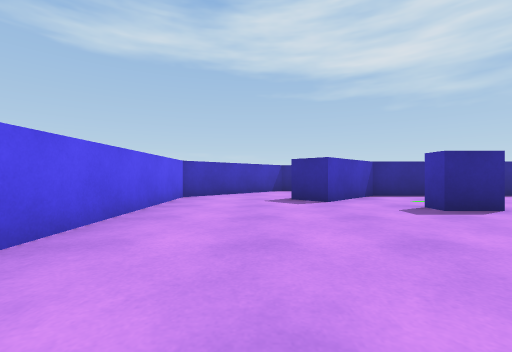
[1] (above)

20 first-person views from a walk through a 3-D level made in the Unity game engine. The camera is 0.58 m above the floor, looks level and sees 90° across. The floor is counted in squares, 1 m on a side. Each view is taken from the middle of a square. On the plan, view 1 faces up. The plan holds only what a view shows up to about 9 squares ahead; the rest is blank.

[2]
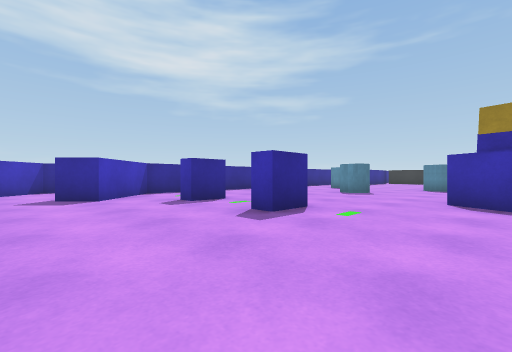

[3]
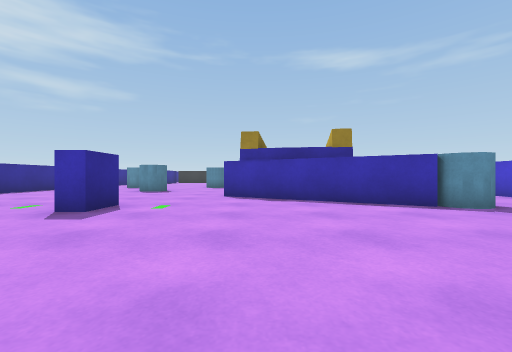

[4]
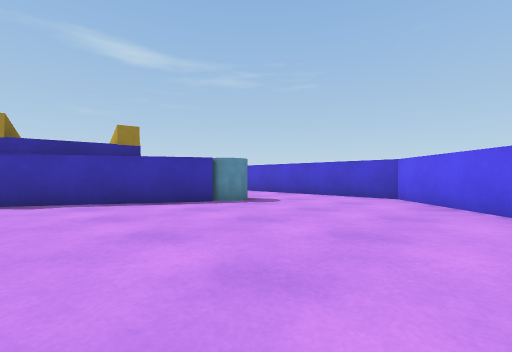

[5]
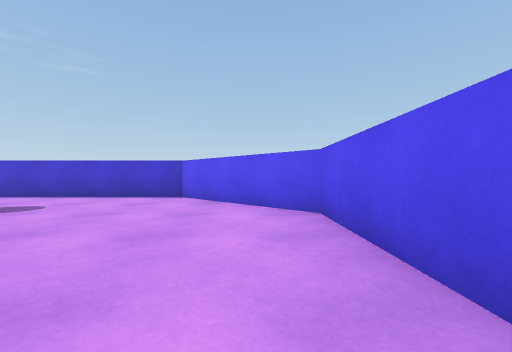

[6]
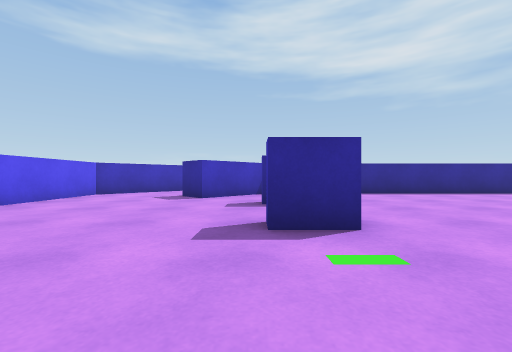

[7]
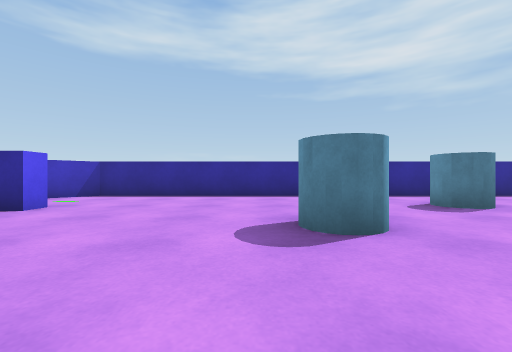

[8]
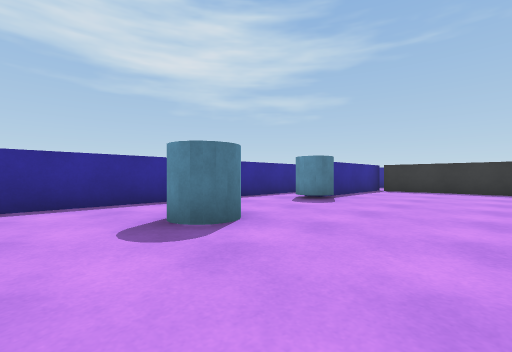

[9]
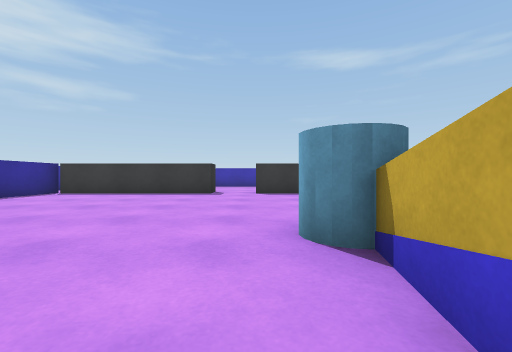

[10]
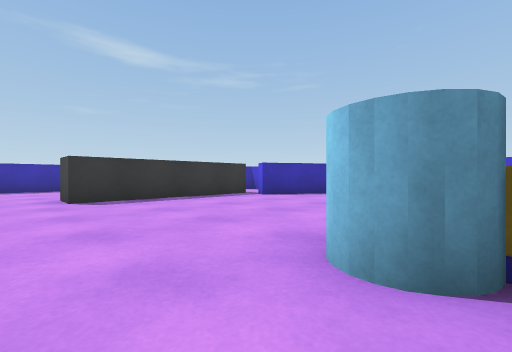

[11]
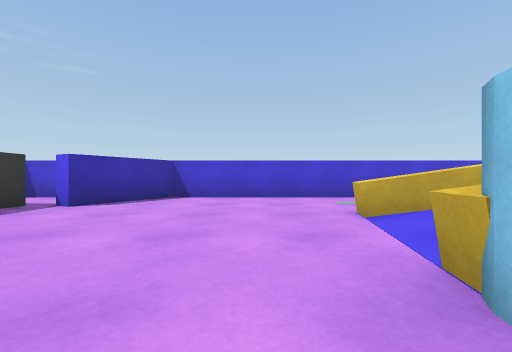

[12]
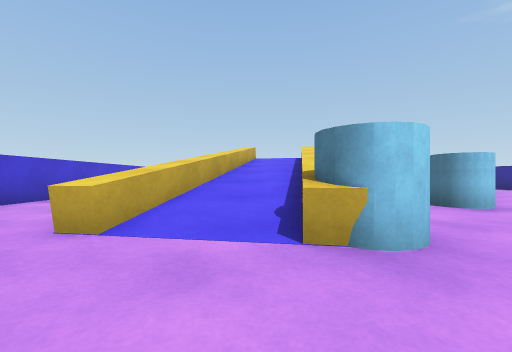

[13]
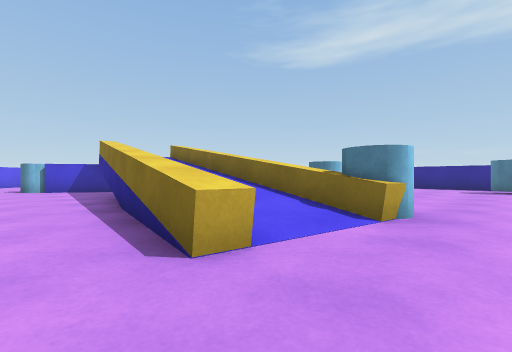

[14]
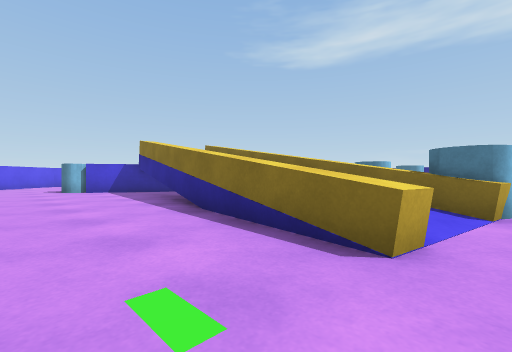

[15]
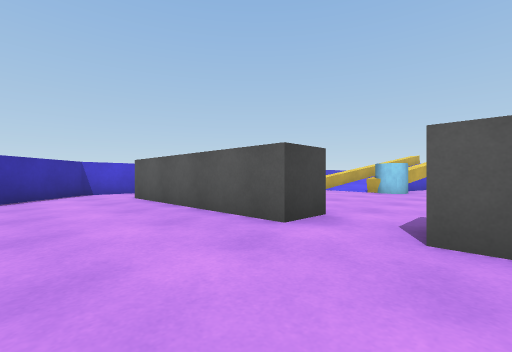

[16]
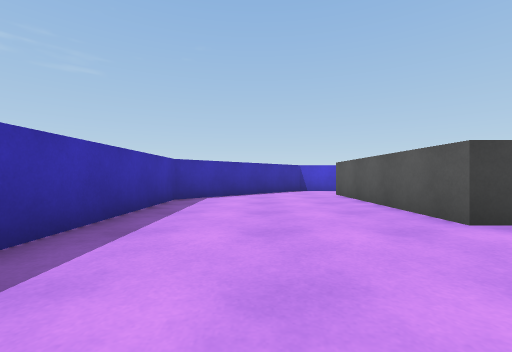

[17]
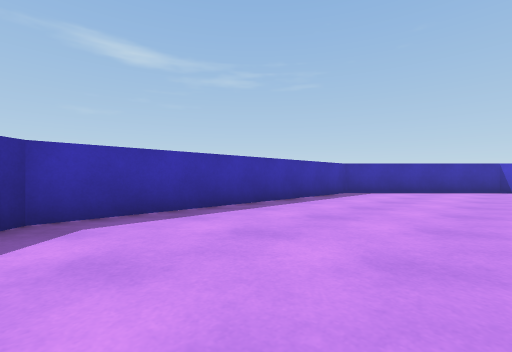

[18]
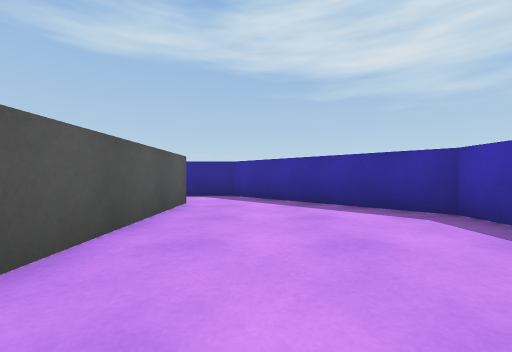

[19]
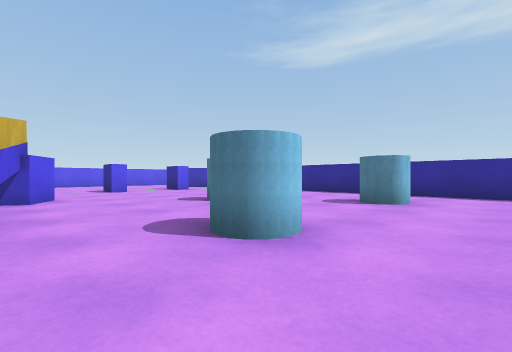

[20]
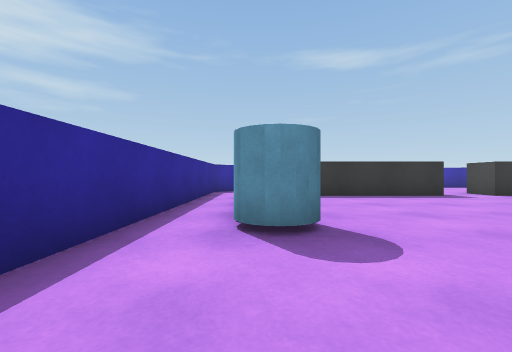

### Floor plan
Key: @ floor where view 1 was taken; # wall or solid block; x gap in a wall; . floor; / step, stairs or slope; = window, fence, low wall or low ledge; ^ raised ledge; B blue block; C cylinder.
Columns run from 2 left of view 1 to 26 right of it. Each row starts with its distance up from view 1.
 10   ##
  9  ##.
  8 ##.. #####################
  7 #...##...................##
  6 #..##.............C#####..##
  5 #.............C........#...##
  4 #....BB................#....#
  3 #..........C...........#....#
  2 #....BB................#....#
  1  .............C........#....#
  0   @.........................#
 -1  .......#=== ...............#
 -2 #......#^ //^^^^#C.....#....#
 -3 #......#^=///////......#....#
 -4 #.....##.#==^^^//......#....#
 -5 #.....C.......#^^......#...##
 -6 ##...................#x#..##
 -7  ##..................# ..##
 -8   ########################

Where each view was taken, in squares from view 1:
view 1: 0 up, 0 right, facing up
view 2: 1 down, 0 right, facing up-right
view 3: 1 down, 1 left, facing right
view 4: 1 down, 1 left, facing down-right
view 5: 1 down, 1 left, facing down
view 6: 1 down, 3 right, facing up
view 7: 0 up, 8 right, facing up
view 8: 2 up, 10 right, facing up-right
view 9: 1 down, 12 right, facing right
view 10: 0 up, 14 right, facing down-right
view 11: 1 down, 16 right, facing down
view 12: 3 down, 17 right, facing left
view 13: 6 down, 16 right, facing up-left
view 14: 7 down, 15 right, facing up-left
view 15: 1 up, 24 right, facing down-left
view 16: 2 up, 24 right, facing down
view 17: 4 up, 22 right, facing down-right
view 18: 0 up, 23 right, facing up
view 19: 1 down, 14 right, facing up-left
view 20: 6 up, 13 right, facing right
